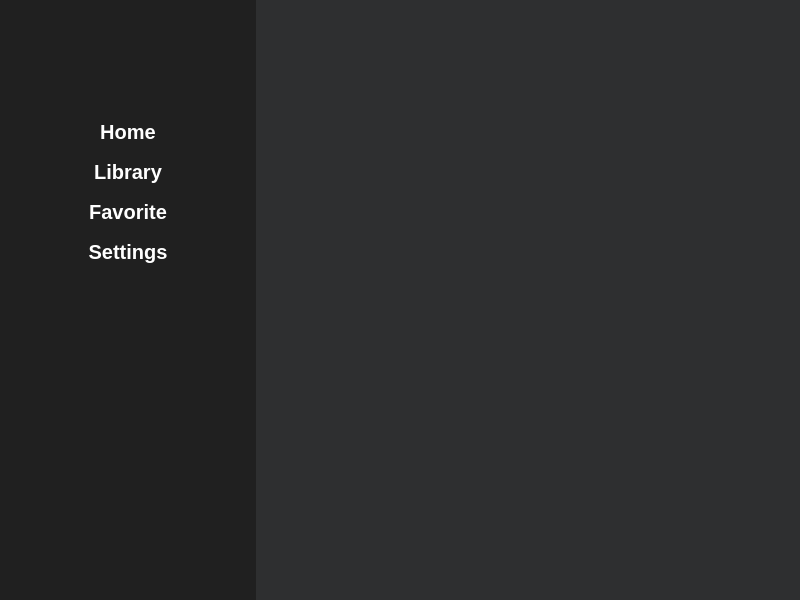
<?xml version="1.0" encoding="UTF-8"?>
<ui version="4.0">
 <class>MainWindow</class>
 <widget class="QWidget" name="MainWindow">
  <property name="geometry">
   <rect>
    <x>0</x>
    <y>0</y>
    <width>800</width>
    <height>600</height>
   </rect>
  </property>
  <property name="windowTitle">
   <string>MainWindow</string>
  </property>
  <property name="styleSheet">
   <string notr="true">QWidget {
	font-family: &quot;Microsoft YaHei&quot;;
	font-size: 16px;
}

QFrame#container {
	background-color: #2e2f30;
}

QFrame#menuFrame {
	border: none;
	background-color: #202020;
	min-width: 256px;
	max-width: 256px;
}

QLabel#banner {
	background-image: url(:/images/banner.png);
}

QFrame#contentFrame {
	border: none;
}

QFrame#menuFrame .QToolButton {
	border: none;
	min-height: 40px;
	max-height: 40px;
	color: white;
	font-size: 20px;
	font-weight: bold;
	padding-left: 8px;
	padding-right: 8px;
	qproperty-iconSize: 24px 24px;
}

QFrame#menuFrame .QToolButton:checked {
	background-color: #7b90ec;
}

QToolButton#homeBtn {
	qproperty-icon: url(:/images/home-menu.png);
}

QToolButton#libBtn {
	qproperty-icon: url(:/images/library-menu.png);
}

QToolButton#favBtn {
	qproperty-icon: url(:/images/favorite-menu.png);
}

QToolButton#settingBtn {
	qproperty-icon: url(:/images/settings-menu.png);
}</string>
  </property>
  <layout class="QVBoxLayout" name="verticalLayout">
   <property name="spacing">
    <number>0</number>
   </property>
   <property name="leftMargin">
    <number>0</number>
   </property>
   <property name="topMargin">
    <number>0</number>
   </property>
   <property name="rightMargin">
    <number>0</number>
   </property>
   <property name="bottomMargin">
    <number>0</number>
   </property>
   <item>
    <widget class="QFrame" name="container">
     <property name="frameShape">
      <enum>QFrame::NoFrame</enum>
     </property>
     <property name="frameShadow">
      <enum>QFrame::Raised</enum>
     </property>
     <layout class="QHBoxLayout" name="horizontalLayout_2">
      <property name="spacing">
       <number>0</number>
      </property>
      <property name="leftMargin">
       <number>0</number>
      </property>
      <property name="topMargin">
       <number>0</number>
      </property>
      <property name="rightMargin">
       <number>0</number>
      </property>
      <property name="bottomMargin">
       <number>0</number>
      </property>
      <item>
       <widget class="QFrame" name="menuFrame">
        <property name="sizePolicy">
         <sizepolicy hsizetype="Expanding" vsizetype="Preferred">
          <horstretch>0</horstretch>
          <verstretch>0</verstretch>
         </sizepolicy>
        </property>
        <property name="frameShape">
         <enum>QFrame::StyledPanel</enum>
        </property>
        <property name="frameShadow">
         <enum>QFrame::Raised</enum>
        </property>
        <layout class="QVBoxLayout" name="verticalLayout_4">
         <property name="spacing">
          <number>32</number>
         </property>
         <property name="leftMargin">
          <number>0</number>
         </property>
         <property name="topMargin">
          <number>16</number>
         </property>
         <property name="rightMargin">
          <number>0</number>
         </property>
         <property name="bottomMargin">
          <number>16</number>
         </property>
         <item>
          <widget class="QLabel" name="banner">
           <property name="minimumSize">
            <size>
             <width>0</width>
             <height>64</height>
            </size>
           </property>
           <property name="maximumSize">
            <size>
             <width>16777215</width>
             <height>64</height>
            </size>
           </property>
           <property name="text">
            <string/>
           </property>
           <property name="alignment">
            <set>Qt::AlignCenter</set>
           </property>
          </widget>
         </item>
         <item>
          <layout class="QVBoxLayout" name="verticalLayout_3">
           <property name="spacing">
            <number>0</number>
           </property>
           <item>
            <widget class="QToolButton" name="homeBtn">
             <property name="sizePolicy">
              <sizepolicy hsizetype="Expanding" vsizetype="Fixed">
               <horstretch>0</horstretch>
               <verstretch>0</verstretch>
              </sizepolicy>
             </property>
             <property name="text">
              <string>Home</string>
             </property>
             <property name="checkable">
              <bool>true</bool>
             </property>
             <property name="toolButtonStyle">
              <enum>Qt::ToolButtonTextBesideIcon</enum>
             </property>
             <attribute name="buttonGroup">
              <string notr="true">menuGroup</string>
             </attribute>
            </widget>
           </item>
           <item>
            <widget class="QToolButton" name="libBtn">
             <property name="sizePolicy">
              <sizepolicy hsizetype="Expanding" vsizetype="Fixed">
               <horstretch>0</horstretch>
               <verstretch>0</verstretch>
              </sizepolicy>
             </property>
             <property name="text">
              <string>Library</string>
             </property>
             <property name="checkable">
              <bool>true</bool>
             </property>
             <property name="toolButtonStyle">
              <enum>Qt::ToolButtonTextBesideIcon</enum>
             </property>
             <attribute name="buttonGroup">
              <string notr="true">menuGroup</string>
             </attribute>
            </widget>
           </item>
           <item>
            <widget class="QToolButton" name="favBtn">
             <property name="sizePolicy">
              <sizepolicy hsizetype="Expanding" vsizetype="Fixed">
               <horstretch>0</horstretch>
               <verstretch>0</verstretch>
              </sizepolicy>
             </property>
             <property name="text">
              <string>Favorite</string>
             </property>
             <property name="checkable">
              <bool>true</bool>
             </property>
             <property name="toolButtonStyle">
              <enum>Qt::ToolButtonTextBesideIcon</enum>
             </property>
             <attribute name="buttonGroup">
              <string notr="true">menuGroup</string>
             </attribute>
            </widget>
           </item>
           <item>
            <widget class="QToolButton" name="settingBtn">
             <property name="sizePolicy">
              <sizepolicy hsizetype="Expanding" vsizetype="Fixed">
               <horstretch>0</horstretch>
               <verstretch>0</verstretch>
              </sizepolicy>
             </property>
             <property name="text">
              <string>Settings</string>
             </property>
             <property name="checkable">
              <bool>true</bool>
             </property>
             <property name="toolButtonStyle">
              <enum>Qt::ToolButtonTextBesideIcon</enum>
             </property>
             <attribute name="buttonGroup">
              <string notr="true">menuGroup</string>
             </attribute>
            </widget>
           </item>
          </layout>
         </item>
         <item>
          <spacer name="verticalSpacer">
           <property name="orientation">
            <enum>Qt::Vertical</enum>
           </property>
           <property name="sizeHint" stdset="0">
            <size>
             <width>20</width>
             <height>40</height>
            </size>
           </property>
          </spacer>
         </item>
        </layout>
       </widget>
      </item>
      <item>
       <layout class="QVBoxLayout" name="verticalLayout_2">
        <item>
         <widget class="QFrame" name="titleBar">
          <property name="minimumSize">
           <size>
            <width>0</width>
            <height>40</height>
           </size>
          </property>
          <property name="maximumSize">
           <size>
            <width>16777215</width>
            <height>40</height>
           </size>
          </property>
          <property name="frameShape">
           <enum>QFrame::NoFrame</enum>
          </property>
          <property name="frameShadow">
           <enum>QFrame::Raised</enum>
          </property>
          <layout class="QHBoxLayout" name="horizontalLayout">
           <property name="spacing">
            <number>8</number>
           </property>
           <property name="leftMargin">
            <number>8</number>
           </property>
           <property name="topMargin">
            <number>8</number>
           </property>
           <property name="rightMargin">
            <number>8</number>
           </property>
           <property name="bottomMargin">
            <number>8</number>
           </property>
           <item>
            <spacer name="horizontalSpacer">
             <property name="orientation">
              <enum>Qt::Horizontal</enum>
             </property>
             <property name="sizeHint" stdset="0">
              <size>
               <width>40</width>
               <height>20</height>
              </size>
             </property>
            </spacer>
           </item>
           <item>
            <widget class="QPushButton" name="minBtn">
             <property name="minimumSize">
              <size>
               <width>24</width>
               <height>24</height>
              </size>
             </property>
             <property name="maximumSize">
              <size>
               <width>24</width>
               <height>24</height>
              </size>
             </property>
             <property name="text">
              <string/>
             </property>
             <property name="icon">
              <iconset resource="music-player.qrc">
               <normaloff>:/images/minimize.png</normaloff>:/images/minimize.png</iconset>
             </property>
             <property name="iconSize">
              <size>
               <width>16</width>
               <height>16</height>
              </size>
             </property>
             <property name="flat">
              <bool>true</bool>
             </property>
            </widget>
           </item>
           <item>
            <widget class="QPushButton" name="maxBtn">
             <property name="minimumSize">
              <size>
               <width>24</width>
               <height>24</height>
              </size>
             </property>
             <property name="maximumSize">
              <size>
               <width>24</width>
               <height>24</height>
              </size>
             </property>
             <property name="text">
              <string/>
             </property>
             <property name="icon">
              <iconset resource="music-player.qrc">
               <normaloff>:/images/maxmize.png</normaloff>:/images/maxmize.png</iconset>
             </property>
             <property name="iconSize">
              <size>
               <width>16</width>
               <height>16</height>
              </size>
             </property>
             <property name="flat">
              <bool>true</bool>
             </property>
            </widget>
           </item>
           <item>
            <widget class="QPushButton" name="restoreBtn">
             <property name="minimumSize">
              <size>
               <width>24</width>
               <height>24</height>
              </size>
             </property>
             <property name="maximumSize">
              <size>
               <width>24</width>
               <height>24</height>
              </size>
             </property>
             <property name="text">
              <string/>
             </property>
             <property name="icon">
              <iconset resource="music-player.qrc">
               <normaloff>:/images/restore.png</normaloff>:/images/restore.png</iconset>
             </property>
             <property name="iconSize">
              <size>
               <width>16</width>
               <height>16</height>
              </size>
             </property>
             <property name="flat">
              <bool>true</bool>
             </property>
            </widget>
           </item>
           <item>
            <widget class="QPushButton" name="closeBtn">
             <property name="minimumSize">
              <size>
               <width>24</width>
               <height>24</height>
              </size>
             </property>
             <property name="maximumSize">
              <size>
               <width>24</width>
               <height>24</height>
              </size>
             </property>
             <property name="text">
              <string/>
             </property>
             <property name="icon">
              <iconset resource="music-player.qrc">
               <normaloff>:/images/close.png</normaloff>:/images/close.png</iconset>
             </property>
             <property name="iconSize">
              <size>
               <width>16</width>
               <height>16</height>
              </size>
             </property>
             <property name="flat">
              <bool>true</bool>
             </property>
            </widget>
           </item>
          </layout>
         </widget>
        </item>
        <item>
         <widget class="QStackedWidget" name="stackedWidget">
          <widget class="HomePage" name="homePage"/>
          <widget class="LibraryPage" name="libPage"/>
          <widget class="FavoritePage" name="favPage"/>
          <widget class="SettingsPage" name="settingsPage"/>
         </widget>
        </item>
       </layout>
      </item>
     </layout>
    </widget>
   </item>
  </layout>
 </widget>
 <customwidgets>
  <customwidget>
   <class>FavoritePage</class>
   <extends>QWidget</extends>
   <header>favoritepage.h</header>
   <container>1</container>
  </customwidget>
  <customwidget>
   <class>HomePage</class>
   <extends>QWidget</extends>
   <header>homepage.h</header>
   <container>1</container>
  </customwidget>
  <customwidget>
   <class>LibraryPage</class>
   <extends>QWidget</extends>
   <header>librarypage.h</header>
   <container>1</container>
  </customwidget>
  <customwidget>
   <class>SettingsPage</class>
   <extends>QWidget</extends>
   <header>settingspage.h</header>
   <container>1</container>
  </customwidget>
 </customwidgets>
 <resources>
  <include location="music-player.qrc"/>
 </resources>
 <connections/>
 <buttongroups>
  <buttongroup name="menuGroup"/>
 </buttongroups>
</ui>
